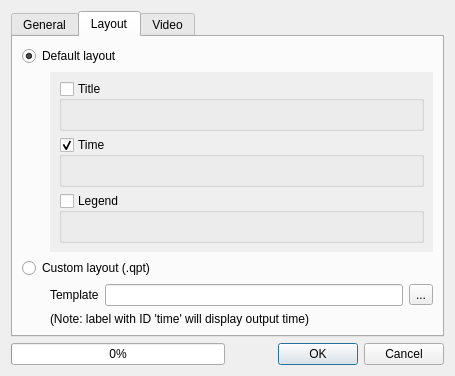
<?xml version="1.0" encoding="UTF-8"?>
<ui version="4.0">
 <class>CrayfishAnimationDialog</class>
 <widget class="QDialog" name="CrayfishAnimationDialog">
  <property name="geometry">
   <rect>
    <x>0</x>
    <y>0</y>
    <width>455</width>
    <height>376</height>
   </rect>
  </property>
  <property name="windowTitle">
   <string>Export Animation</string>
  </property>
  <layout class="QVBoxLayout" name="verticalLayout_6">
   <item>
    <widget class="QTabWidget" name="tabWidget">
     <property name="currentIndex">
      <number>1</number>
     </property>
     <widget class="QWidget" name="tab">
      <attribute name="title">
       <string>General</string>
      </attribute>
      <layout class="QFormLayout" name="formLayout">
       <item row="0" column="0">
        <widget class="QLabel" name="label_2">
         <property name="text">
          <string>Width</string>
         </property>
        </widget>
       </item>
       <item row="0" column="1">
        <widget class="QSpinBox" name="spinWidth">
         <property name="suffix">
          <string> px</string>
         </property>
         <property name="minimum">
          <number>16</number>
         </property>
         <property name="maximum">
          <number>9999</number>
         </property>
         <property name="value">
          <number>1920</number>
         </property>
        </widget>
       </item>
       <item row="1" column="0">
        <widget class="QLabel" name="label_3">
         <property name="text">
          <string>Height</string>
         </property>
        </widget>
       </item>
       <item row="1" column="1">
        <widget class="QSpinBox" name="spinHeight">
         <property name="suffix">
          <string> px</string>
         </property>
         <property name="minimum">
          <number>16</number>
         </property>
         <property name="maximum">
          <number>9999</number>
         </property>
         <property name="value">
          <number>1080</number>
         </property>
        </widget>
       </item>
       <item row="2" column="0">
        <widget class="QLabel" name="label_6">
         <property name="text">
          <string>Start Time</string>
         </property>
        </widget>
       </item>
       <item row="2" column="1">
        <widget class="QComboBox" name="cboStart"/>
       </item>
       <item row="3" column="0">
        <widget class="QLabel" name="label_7">
         <property name="text">
          <string>End Time</string>
         </property>
        </widget>
       </item>
       <item row="3" column="1">
        <widget class="QComboBox" name="cboEnd"/>
       </item>
       <item row="4" column="0">
        <widget class="QLabel" name="label_8">
         <property name="text">
          <string>Speed</string>
         </property>
        </widget>
       </item>
       <item row="4" column="1">
        <widget class="QSpinBox" name="spinSpeed">
         <property name="suffix">
          <string> fps</string>
         </property>
         <property name="minimum">
          <number>1</number>
         </property>
         <property name="maximum">
          <number>60</number>
         </property>
         <property name="value">
          <number>5</number>
         </property>
        </widget>
       </item>
       <item row="5" column="0">
        <widget class="QLabel" name="label">
         <property name="text">
          <string>Output</string>
         </property>
        </widget>
       </item>
       <item row="5" column="1">
        <layout class="QHBoxLayout" name="horizontalLayout">
         <item>
          <widget class="QLineEdit" name="editOutput"/>
         </item>
         <item>
          <widget class="QToolButton" name="btnBrowseOutput">
           <property name="text">
            <string>...</string>
           </property>
          </widget>
         </item>
        </layout>
       </item>
      </layout>
     </widget>
     <widget class="QWidget" name="tab_2">
      <attribute name="title">
       <string>Layout</string>
      </attribute>
      <layout class="QVBoxLayout" name="verticalLayout_5">
       <item>
        <widget class="QRadioButton" name="radLayoutDefault">
         <property name="text">
          <string>Default layout</string>
         </property>
         <property name="checked">
          <bool>true</bool>
         </property>
        </widget>
       </item>
       <item>
        <layout class="QHBoxLayout" name="horizontalLayout_2">
         <item>
          <spacer name="horizontalSpacer">
           <property name="orientation">
            <enum>Qt::Horizontal</enum>
           </property>
           <property name="sizeType">
            <enum>QSizePolicy::Fixed</enum>
           </property>
           <property name="sizeHint" stdset="0">
            <size>
             <width>28</width>
             <height>20</height>
            </size>
           </property>
          </spacer>
         </item>
         <item>
          <widget class="QScrollArea" name="scrollArea">
           <property name="frameShape">
            <enum>QFrame::NoFrame</enum>
           </property>
           <property name="widgetResizable">
            <bool>true</bool>
           </property>
           <widget class="QWidget" name="scrollAreaWidgetContents">
            <property name="geometry">
             <rect>
              <x>0</x>
              <y>0</y>
              <width>397</width>
              <height>175</height>
             </rect>
            </property>
            <layout class="QVBoxLayout" name="verticalLayout_4">
             <item>
              <widget class="QgsCollapsibleGroupBox" name="groupTitle">
               <property name="title">
                <string>Title</string>
               </property>
               <property name="checkable">
                <bool>true</bool>
               </property>
               <property name="checked">
                <bool>false</bool>
               </property>
               <layout class="QVBoxLayout" name="verticalLayout">
                <item>
                 <widget class="AnimationLayoutItemProps" name="widgetTitleProps" native="true"/>
                </item>
               </layout>
              </widget>
             </item>
             <item>
              <widget class="QgsCollapsibleGroupBox" name="groupTime">
               <property name="title">
                <string>Time</string>
               </property>
               <property name="checkable">
                <bool>true</bool>
               </property>
               <layout class="QVBoxLayout" name="verticalLayout_2">
                <item>
                 <widget class="AnimationLayoutItemProps" name="widgetTimeProps" native="true"/>
                </item>
               </layout>
              </widget>
             </item>
             <item>
              <widget class="QgsCollapsibleGroupBox" name="groupLegend">
               <property name="title">
                <string>Legend</string>
               </property>
               <property name="checkable">
                <bool>true</bool>
               </property>
               <property name="checked">
                <bool>false</bool>
               </property>
               <layout class="QVBoxLayout" name="verticalLayout_3">
                <item>
                 <widget class="AnimationLayoutItemProps" name="widgetLegendProps" native="true"/>
                </item>
               </layout>
              </widget>
             </item>
            </layout>
           </widget>
          </widget>
         </item>
        </layout>
       </item>
       <item>
        <widget class="QRadioButton" name="radLayoutCustom">
         <property name="text">
          <string>Custom layout (.qpt)</string>
         </property>
        </widget>
       </item>
       <item>
        <layout class="QGridLayout" name="gridLayout_2">
         <item row="0" column="3">
          <widget class="QToolButton" name="btnBrowseTemplate">
           <property name="text">
            <string>...</string>
           </property>
          </widget>
         </item>
         <item row="0" column="1">
          <widget class="QLabel" name="label_5">
           <property name="text">
            <string>Template</string>
           </property>
          </widget>
         </item>
         <item row="0" column="2">
          <widget class="QLineEdit" name="editTemplate"/>
         </item>
         <item row="1" column="1" colspan="3">
          <widget class="QLabel" name="label_10">
           <property name="text">
            <string>(Note: label with ID 'time' will display output time)</string>
           </property>
          </widget>
         </item>
         <item row="0" column="0" rowspan="2">
          <spacer name="horizontalSpacer_2">
           <property name="orientation">
            <enum>Qt::Horizontal</enum>
           </property>
           <property name="sizeType">
            <enum>QSizePolicy::Fixed</enum>
           </property>
           <property name="sizeHint" stdset="0">
            <size>
             <width>28</width>
             <height>20</height>
            </size>
           </property>
          </spacer>
         </item>
        </layout>
       </item>
      </layout>
     </widget>
     <widget class="QWidget" name="tab_3">
      <attribute name="title">
       <string>Video</string>
      </attribute>
      <layout class="QFormLayout" name="formLayout_2">
       <item row="0" column="0">
        <widget class="QLabel" name="label_4">
         <property name="text">
          <string>Quality</string>
         </property>
        </widget>
       </item>
       <item row="0" column="1">
        <widget class="QRadioButton" name="radQualBest">
         <property name="text">
          <string>Best (lossless)</string>
         </property>
         <property name="checked">
          <bool>false</bool>
         </property>
        </widget>
       </item>
       <item row="1" column="1">
        <widget class="QRadioButton" name="radQualHigh">
         <property name="text">
          <string>High</string>
         </property>
         <property name="checked">
          <bool>true</bool>
         </property>
        </widget>
       </item>
       <item row="2" column="1">
        <widget class="QRadioButton" name="radQualLow">
         <property name="text">
          <string>Low</string>
         </property>
        </widget>
       </item>
       <item row="3" column="0" colspan="2">
        <widget class="QGroupBox" name="groupBox">
         <property name="flat">
          <bool>true</bool>
         </property>
         <layout class="QGridLayout" name="gridLayout">
          <item row="3" column="2">
           <widget class="QToolButton" name="btnBrowseFfmpegPath">
            <property name="text">
             <string>...</string>
            </property>
           </widget>
          </item>
          <item row="3" column="1">
           <widget class="QLineEdit" name="editFfmpegPath"/>
          </item>
          <item row="3" column="0">
           <widget class="QRadioButton" name="radFfmpegCustom">
            <property name="text">
             <string>custom</string>
            </property>
           </widget>
          </item>
          <item row="2" column="0" colspan="4">
           <widget class="QRadioButton" name="radFfmpegSystem">
            <property name="text">
             <string>default from system path</string>
            </property>
            <property name="checked">
             <bool>true</bool>
            </property>
           </widget>
          </item>
          <item row="1" column="0" colspan="3">
           <widget class="QLabel" name="label_9">
            <property name="text">
             <string>Video encoding utility (FFmpeg) to use:</string>
            </property>
           </widget>
          </item>
         </layout>
        </widget>
       </item>
       <item row="4" column="0" colspan="2">
        <widget class="QGroupBox" name="groupBox">
         <property name="flat">
          <bool>true</bool>
         </property>
         <layout class="QGridLayout" name="gridLayout">
          <item row="3" column="2">
           <widget class="QToolButton" name="btnBrowseImgTmpPath">
            <property name="text">
             <string>...</string>
            </property>
           </widget>
          </item>
          <item row="3" column="1">
           <widget class="QLineEdit" name="editImgTmpPath"/>
          </item>
          <item row="3" column="0">
           <widget class="QRadioButton" name="radImgTmpPath">
            <property name="text">
             <string>Image folder</string>
            </property>
           </widget>
          </item>
          <item row="2" column="0" colspan="4">
           <widget class="QRadioButton" name="radDelTmpImg">
            <property name="text">
             <string>delete after video-generation</string>
            </property>
            <property name="checked">
             <bool>true</bool>
            </property>
           </widget>
          </item>
          <item row="1" column="0" colspan="3">
           <widget class="QLabel" name="label_9">
            <property name="text">
             <string>Intermediate images</string>
            </property>
           </widget>
          </item>
         </layout>
        </widget>
       </item>
       <item row="3" column="1">
        <spacer name="verticalSpacer">
         <property name="orientation">
          <enum>Qt::Vertical</enum>
         </property>
         <property name="sizeHint" stdset="0">
          <size>
           <width>20</width>
           <height>500</height>
          </size>
         </property>
        </spacer>
       </item>
      </layout>
     </widget>
    </widget>
   </item>
   <item>
    <layout class="QHBoxLayout" name="horizontalLayout_4">
     <item>
      <widget class="QProgressBar" name="progress">
       <property name="value">
        <number>0</number>
       </property>
      </widget>
     </item>
     <item>
      <widget class="QDialogButtonBox" name="buttonBox">
       <property name="orientation">
        <enum>Qt::Horizontal</enum>
       </property>
       <property name="standardButtons">
        <set>QDialogButtonBox::Cancel|QDialogButtonBox::Ok</set>
       </property>
      </widget>
     </item>
    </layout>
   </item>
  </layout>
 </widget>
 <customwidgets>
  <customwidget>
   <class>QgsCollapsibleGroupBox</class>
   <extends>QGroupBox</extends>
   <header>qgis.gui</header>
   <container>1</container>
  </customwidget>
  <customwidget>
   <class>AnimationLayoutItemProps</class>
   <extends>QWidget</extends>
   <header>crayfish.gui.animation_layout_item_props</header>
   <container>1</container>
  </customwidget>
 </customwidgets>
 <resources/>
 <connections>
  <connection>
   <sender>buttonBox</sender>
   <signal>rejected()</signal>
   <receiver>CrayfishAnimationDialog</receiver>
   <slot>reject()</slot>
   <hints>
    <hint type="sourcelabel">
     <x>316</x>
     <y>260</y>
    </hint>
    <hint type="destinationlabel">
     <x>286</x>
     <y>274</y>
    </hint>
   </hints>
  </connection>
 </connections>
</ui>
